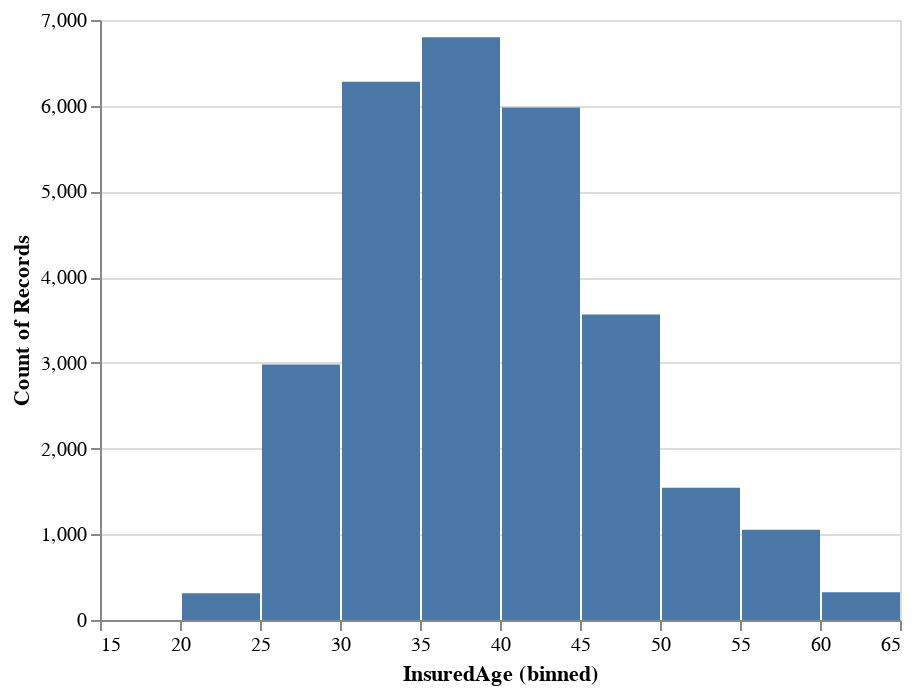

The cell this chart's notebook holds for it:
### Code cell
alt.data_transformers.disable_max_rows()

# make a list of variables you want to use
var_list = ['InsuredAge']

# create a new dataframe called source with only var_list
source = df[var_list]

alt.Chart(source).mark_bar().encode(
    alt.X("InsuredAge", bin=True),
    y='count()',
)

### Figure 1 — Vega-Lite specification as saved in the notebook (floating-point values rounded to 4 significant figures; data arrays with more than 128 entries replaced by an {"elided": "..."} marker saying what was removed)
{"config": {"view": {"continuousWidth": 400, "continuousHeight": 300}}, "data": {"name": "data-8f3654f2b6835a8dd9bf9b42ee86236c"}, "mark": "bar", "encoding": {"x": {"bin": true, "field": "InsuredAge", "type": "quantitative"}, "y": {"aggregate": "count", "type": "quantitative"}}, "$schema": "https://vega.github.io/schema/vega-lite/v4.17.0.json", "datasets": {"data-8f3654f2b6835a8dd9bf9b42ee86236c": {"elided": "28836 records"}}}
